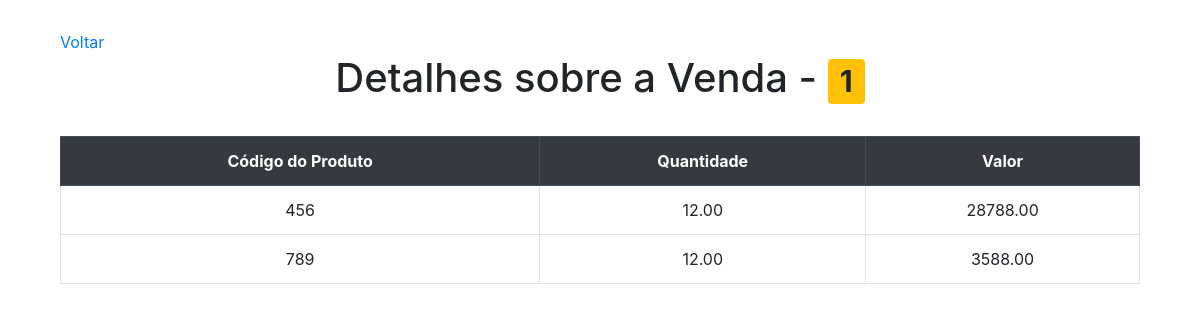
The app's page /ProjetoPHP/Administrador/Vendas/detalheCompra.php?numero_compra=1 with its own data.
### tables this page shows
CREATE TABLE `possui` (
  `numero_compra` int(11) NOT NULL,
  `codigo_prod` varchar(10) DEFAULT NULL,
  `valor` decimal(10,2) DEFAULT NULL,
  `quantidade` decimal(5,2) DEFAULT NULL
);

### ProjetoPHP/Administrador/Vendas/detalheCompra.php (the view, shortened to what this page needs)
<?php
    if(!isset($_REQUEST["numero_compra"])){
        header("Location:listar.php");
    } else {
        $conexao = conectar();
        $sql = "select * from possui where numero_compra = :nc";
        $comandoPreparado = $conexao -> prepare($sql);
        $comandoPreparado -> bindParam(":nc", $_REQUEST["numero_compra"]);
        $comandoPreparado -> execute();
        $resultado = $comandoPreparado -> fetchAll();
    }
?>
<!DOCTYPE html>
<html>
    <head>
        <link rel="stylesheet" href="https://stackpath.bootstrapcdn.com/bootstrap/4.5.0/css/bootstrap.min.css">
        <link rel="stylesheet" href="../../Css/style.css">
    </head>
    <body class="container">
        <a href="listar.php">Voltar</a>
        <h1>Detalhes sobre a Venda - <span class="badge badge-warning"><?php echo $_REQUEST["numero_compra"] ?></span></h1> <br>
        <div class="table-responsive">
            <table class="table table-hover table-bordered">
                <tr class="thead-dark">
                    <th>Código do Produto</th>
                    <th>Quantidade</th>
                    <th>Valor</th>
                </tr>
            <?php
                foreach($resultado as $prod){
                    echo "<tr>";
                        echo "<td>";
                            echo $prod["codigo_prod"];
                        echo "</td>";
                        echo "<td>";
                            echo $prod["quantidade"];
                        echo "</td>";
                        echo "<td>";
                            echo $prod["valor"];
                        echo "</td>";
                    echo "</tr>";
                }
            ?>
            </table>
        </div>
    </body>
</html>

### ProjetoPHP/Css/style.css (style rules this page uses)
.container { padding: 2.5%; }
h1, tr, h3 { text-align: center; }

### records on screen
possui: codigo_prod "456", quantidade "12.00", valor "28788.00"
possui: codigo_prod "789", quantidade "12.00", valor "3588.00"

### other values on screen
$_REQUEST["numero_compra"] "1"
